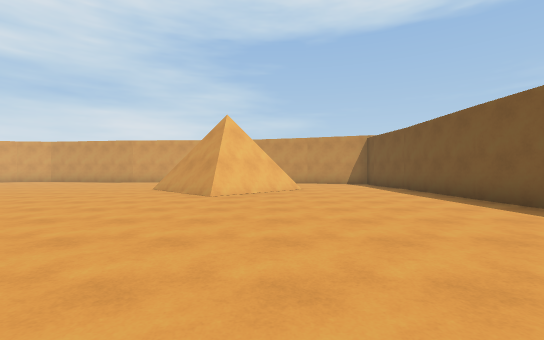
View 1 (above)

23 first-person views from a walk through a 3-D level made in the Unity game engine. The camera is 1.3 m above the floor, looks level and sees 90° across. The floor is counted in squares, 2 m on a side. Each view is taken from the middle of a square. On the plan, view 1 faces up. The plan holds only what a view shows up to about 9 squares ahead; the rest is blank.

View 2
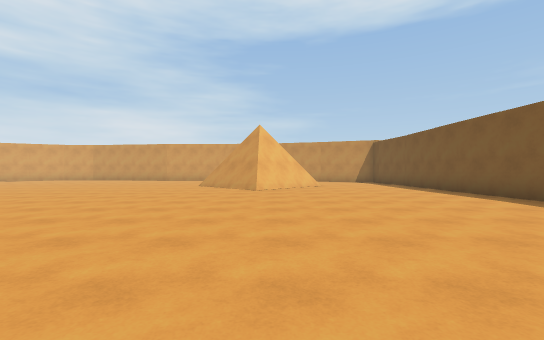

View 3
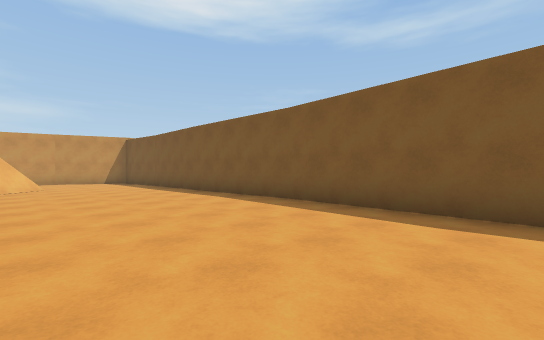

View 4
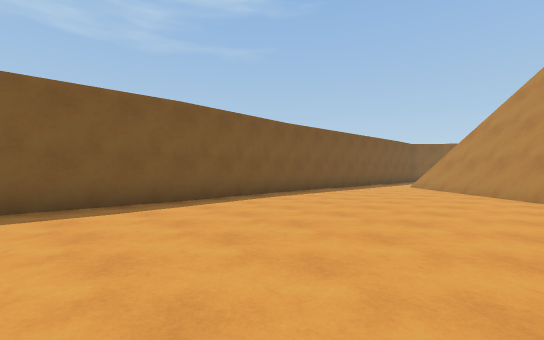

View 5
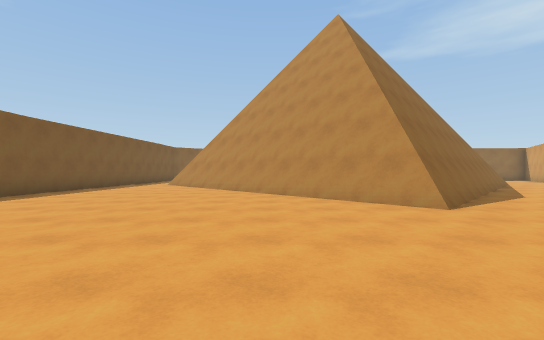

View 6
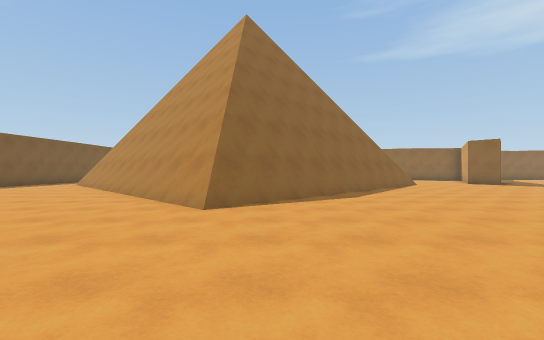

View 7
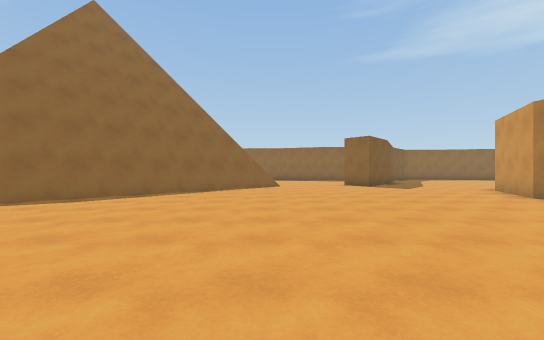

View 8
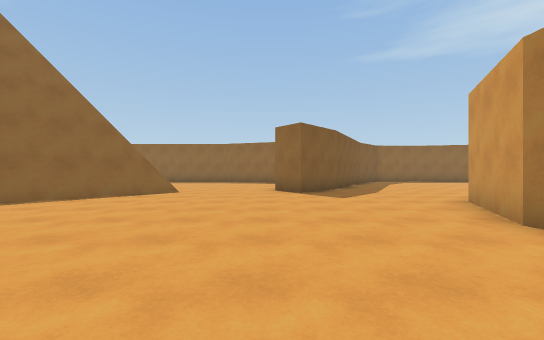

View 9
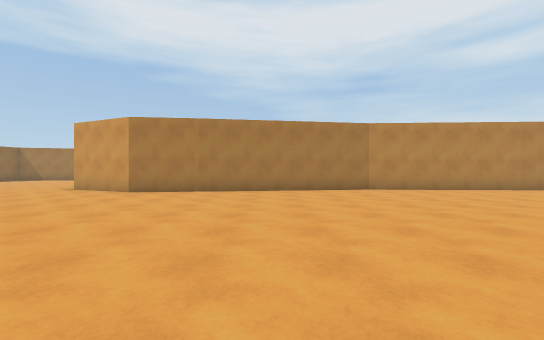

View 10
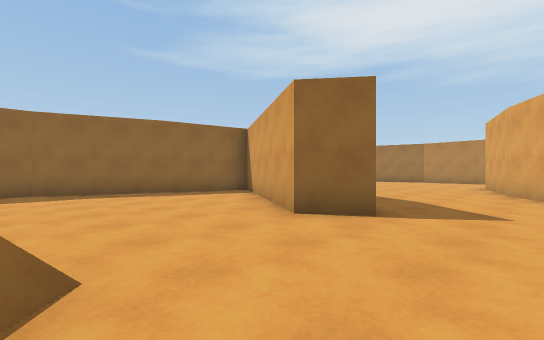

View 11
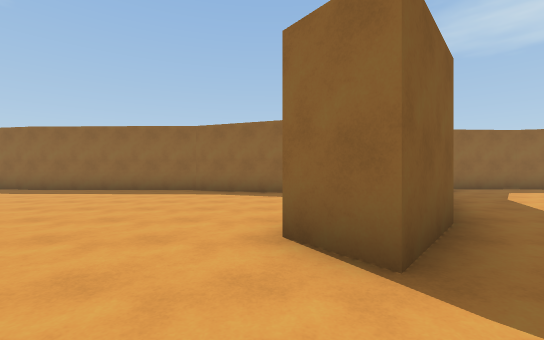

View 12
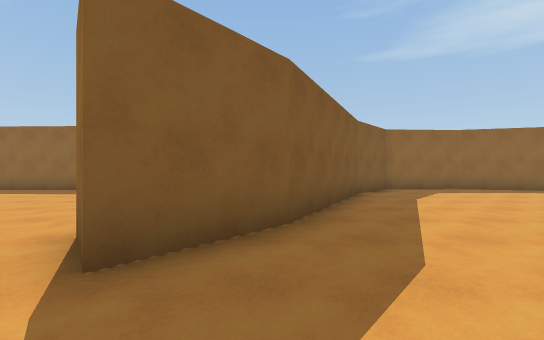

View 13
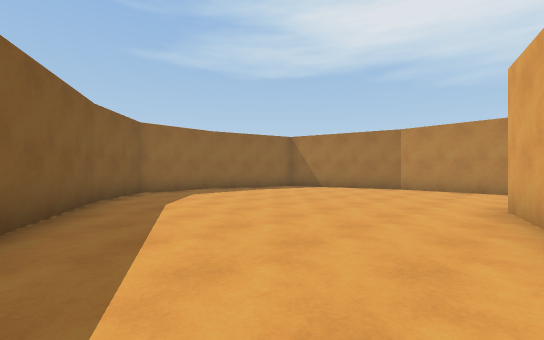

View 14
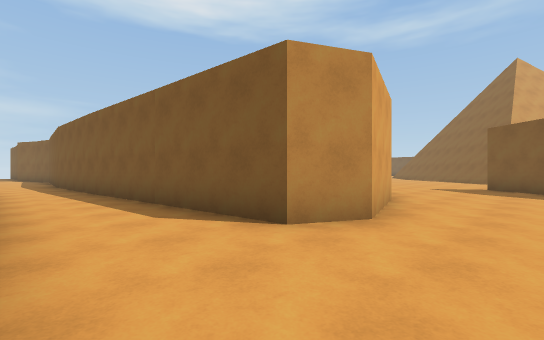

View 15
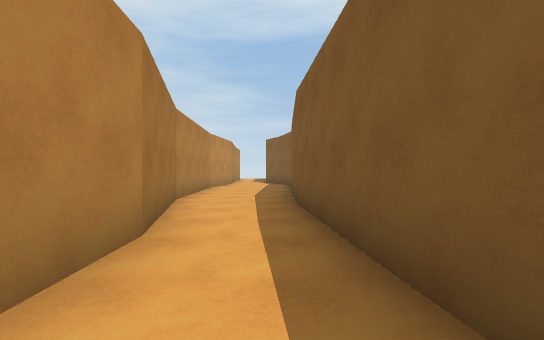

View 16
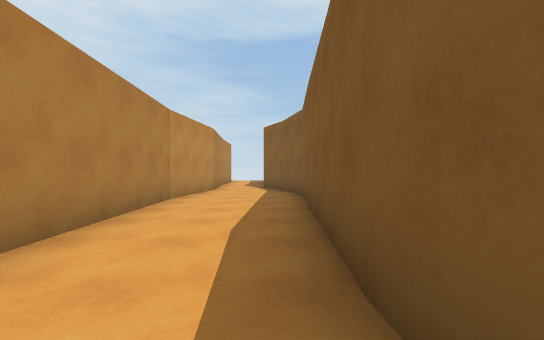

View 17
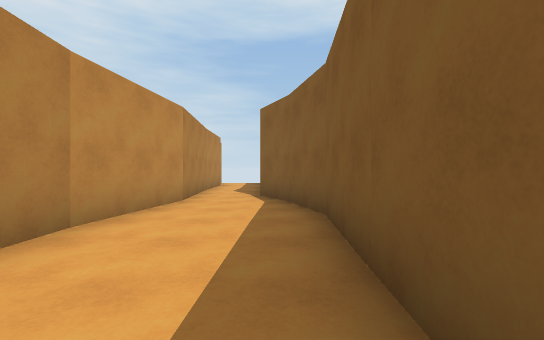

View 18
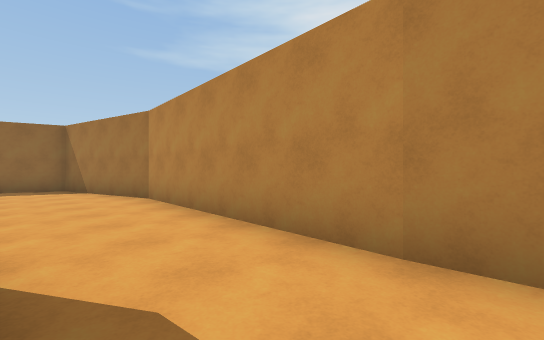

View 19
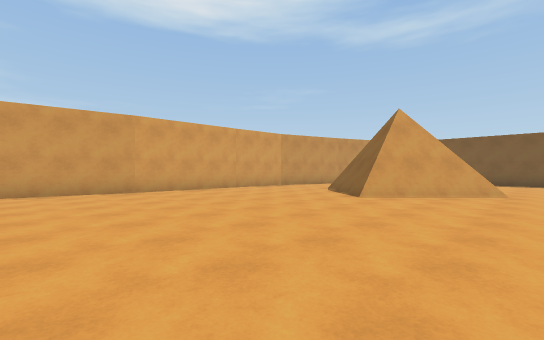

View 20
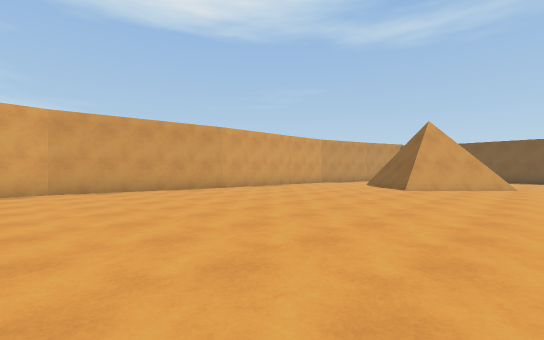

View 21
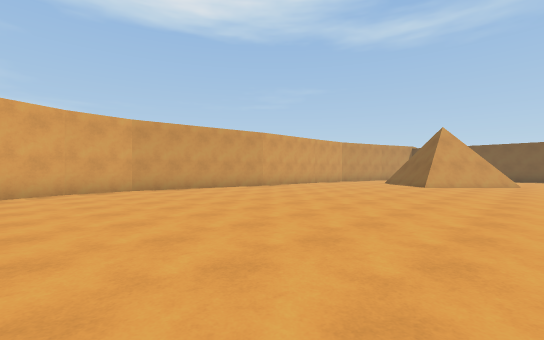

View 22
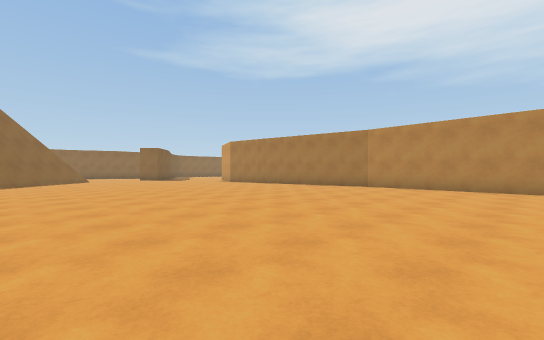

View 23
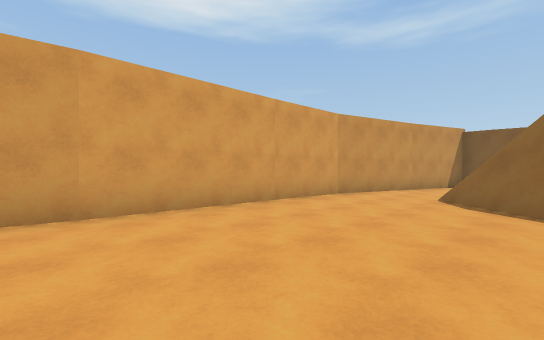

### Floor plan
Points are (right, up) in squares from view 1. A wall is a line through its corners. A room is listed if a view was taken in it or the views show most of it. See-through windows are left out.
Room 1 (views 1, 2, 3, 4, 5, 6, 7, 8, 9, 10, 11, 12, 13, 14, 18, 19, 20, 21, 22, 23)
walls: (-4.9, -4) (1.4, -10.4); (-19, 1.2) (-17.9, -6) (-19, -8.6); (-11.8, -10.9) (-4.6, -3.8); (-12, -10.9) (-4.7, -3.7); (-1.4, 7.1) (-3.4, 9.1) (-1.4, 11.1); (-18.7, 6.7) (-19, 1.5); (-0.4, 8.3) (-1.3, 7.4); (-19.7, -9) (-20.9, -9.6); (4.3, -2.7) (4.6, 2.1) (4.4, 9.1); (0.6, 9.2) (-0.3, 8.4); (-17.3, -12.4) (-15.8, -10.7) (-15.1, -11.6) (-17.7, -15.8) (-12.5, -17.8) (-7.2, -17.9); (4.5, -6.3) (4.3, -2.6); (-20.8, -9.6) (-23.5, -10.4) (-24.8, -9.8) (-25, -6.6); (4.4, -8) (4.5, -6.2); (-7.2, 14.2) (-12.2, 14.9); (-12.1, 14.9) (-13.8, 14.7); (-13.8, 14.8) (-15.1, 14.2); (-7.4, -17.8) (-6.5, -18); (-1.4, 14.1) (-7.3, 14.2); (1.7, 13.1) (-1.5, 14); (-27.1, -7.7) (-27.4, -13.4); (-22.6, -18.1) (-20.8, -18.1) (-19.4, -16.5) (-17.2, -12.3); (-27.4, -13.3) (-26.4, -17.3) (-23.8, -18)
low walls: (-4.8, -3.9) (1.6, -10.3); (-4.6, -3.8) (1.4, -9.8); (-12.3, -11) (-4.9, -3.5); (-1.4, 6.8) (-3.9, 9.2); (-3.8, 9) (-1.4, 11.4); (0.8, 9.2) (-0.9, 7.5)
ways out: opening at (-26, -7) to room 2
Room 2 (views 15, 16, 17)
walls: (-28.1, 1) (-27.3, -2.4); (-25.5, 0.3) (-25.3, 5.9); (-27.3, -2.3) (-27.2, -3.8); (-28.3, 5.2) (-28.1, 0.9); (-25.2, 5.9) (-25.7, 7.7); (-25.6, 7.5) (-26.3, 8.9); (-27.9, 7.8) (-28.3, 5); (-25, -6.6) (-25.5, 0.4); (-27.1, -6.9) (-27.1, -7.8)
ways out: opening at (-26, -7) to room 1; opening at (-27, 9)

Positions as (right, up) in squares from view 1, and headings:
1: (0, 0), facing up
2: (-1, -2), facing up
3: (0, -2), facing up-right
4: (-1, 0), facing down-right
5: (-2, 1), facing down
6: (-6, 1), facing down
7: (-12, 0), facing down
8: (-15, -3), facing down
9: (-10, -2), facing left
10: (-12, -9), facing down-left
11: (-15, -9), facing down
12: (-17, -9), facing down
13: (-18, -10), facing down-left
14: (-27, -12), facing up-right
15: (-26, -5), facing up
16: (-26, -1), facing up
17: (-26, 2), facing up
18: (-25, -7), facing down-left
19: (-10, 6), facing up-right
20: (-13, 6), facing up-right
21: (-15, 6), facing up-right
22: (-9, 6), facing down-left
23: (-8, 10), facing up-right
